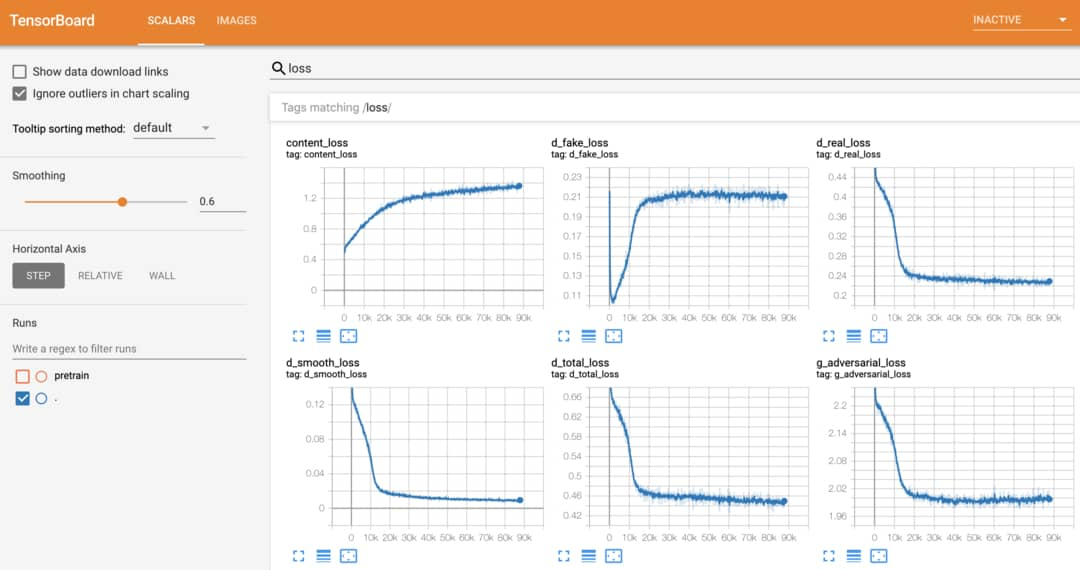
#> input picture images/tensorboard-metrics.jpg, 1080 x 570 px, given as the content of the folder ../images/tensorboard-metrics.jpg/trainB, which was not available
$ python smooth.py --path ../images/tensorboard-metrics.jpg
#> lines starting #> are read from the running program, lines starting #| are printed output that depends on the picture; after the words box and inside, x2 and y2 are one past the last pixel; in counts of white or black regions, pixels touching at a corner belong together; pictures that were not available may be replaced by others from this repository, and a replacement may not be noted
"""
credit to https://github.com/taki0112/CartoonGAN-Tensorflow/blob/master/edge_smooth.py
LICENSE for this script: https://github.com/taki0112/CartoonGAN-Tensorflow/blob/master/LICENSE
"""
import os
import numpy as np
import cv2
from glob import glob
from tqdm import tqdm


def make_edge_smooth(path):
#> called with path = '../images/tensorboard-metrics.jpg'
    file_list = glob(os.path.expanduser(os.path.join(path, 'trainB', '*')))
    save_dir = os.path.expanduser(os.path.join(path, 'trainB_smooth'))
    if not os.path.isdir(save_dir):
        os.makedirs(save_dir)

    kernel_size = 5
    kernel = np.ones((kernel_size, kernel_size), np.uint8)
    gauss = cv2.getGaussianKernel(kernel_size, 0)
    gauss = gauss * gauss.transpose(1, 0)

    for f in tqdm(file_list):
        file_name = os.path.basename(f)

        bgr_img = cv2.imread(f)
#> bgr_img is the input picture: shape (570, 1080, 3); mean B, G, R 230.1, 235.7, 242.8
        gray_img = cv2.imread(f, 0)
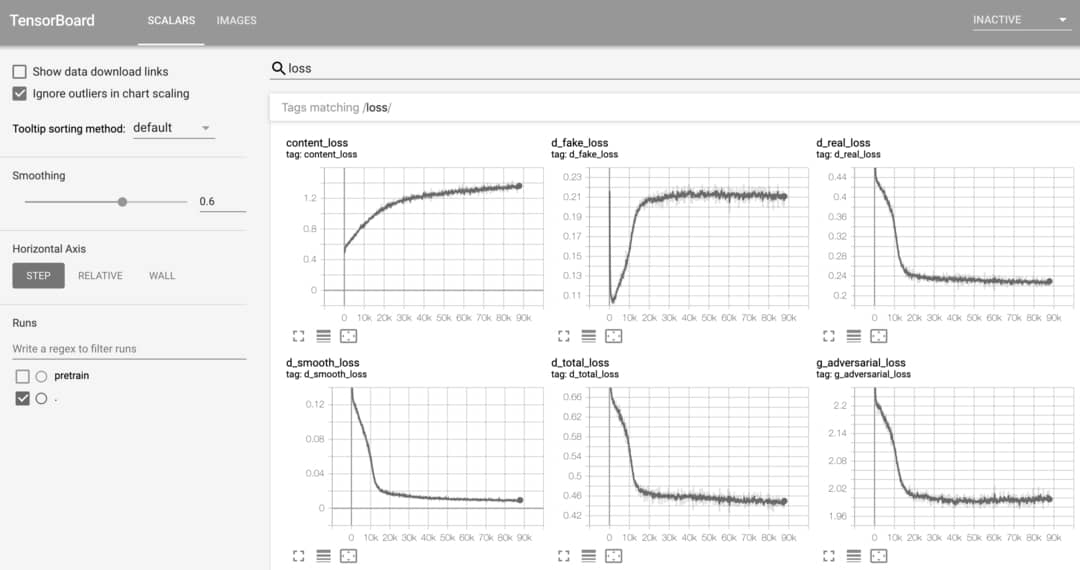
#> gray_img: shape (570, 1080); min 0, max 255, mean 237.3
        pad_img = np.pad(bgr_img, ((2, 2), (2, 2), (0, 0)), mode='reflect')
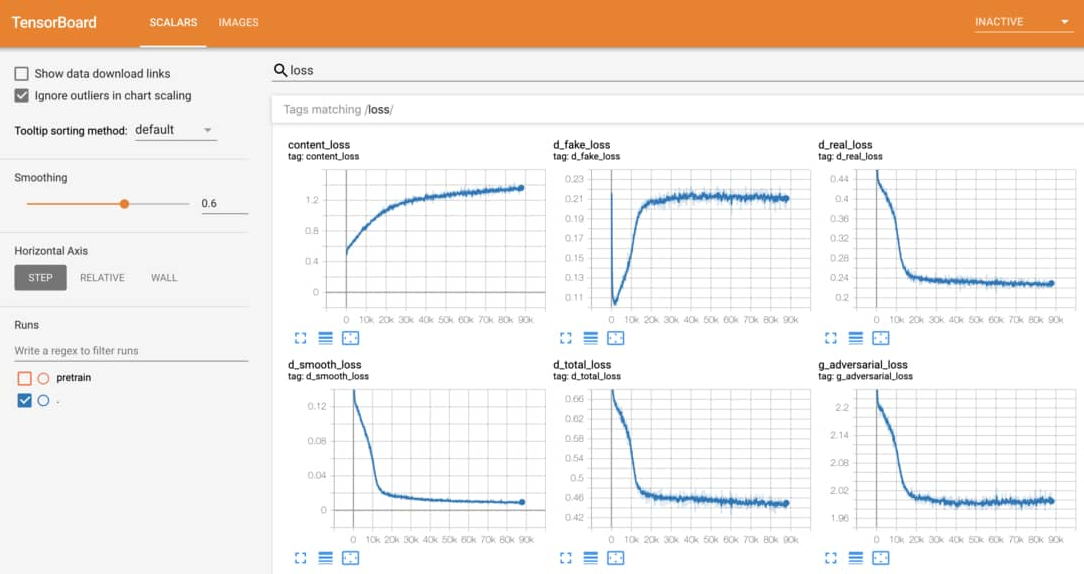
#> pad_img: shape (574, 1084, 3); mean B, G, R 229.6, 235.4, 242.8
        edges = cv2.Canny(gray_img, 100, 200)
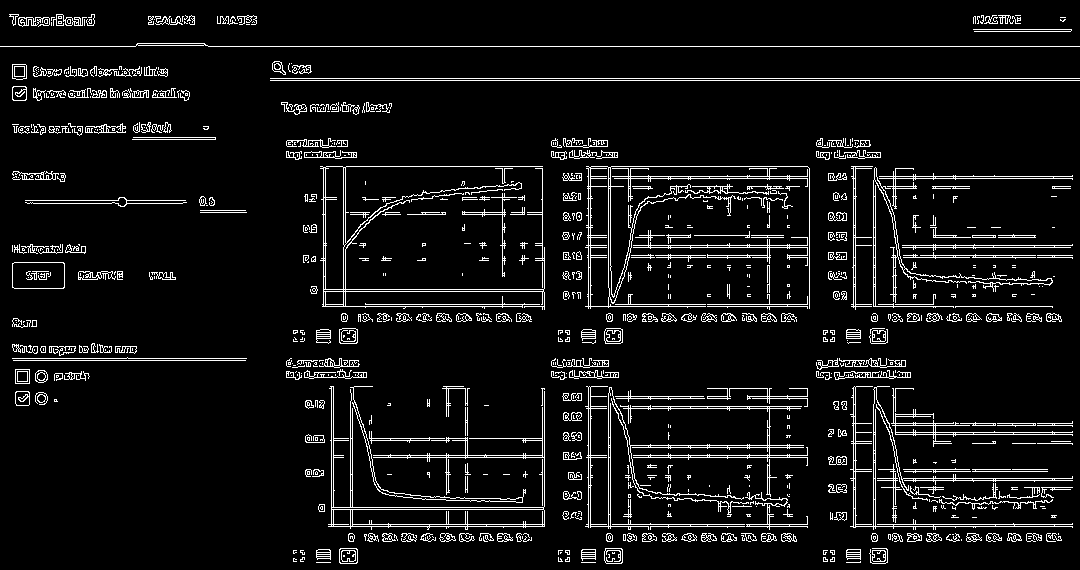
#> edges: shape (570, 1080); 7% white in thin lines or dots
        dilation = cv2.dilate(edges, kernel)
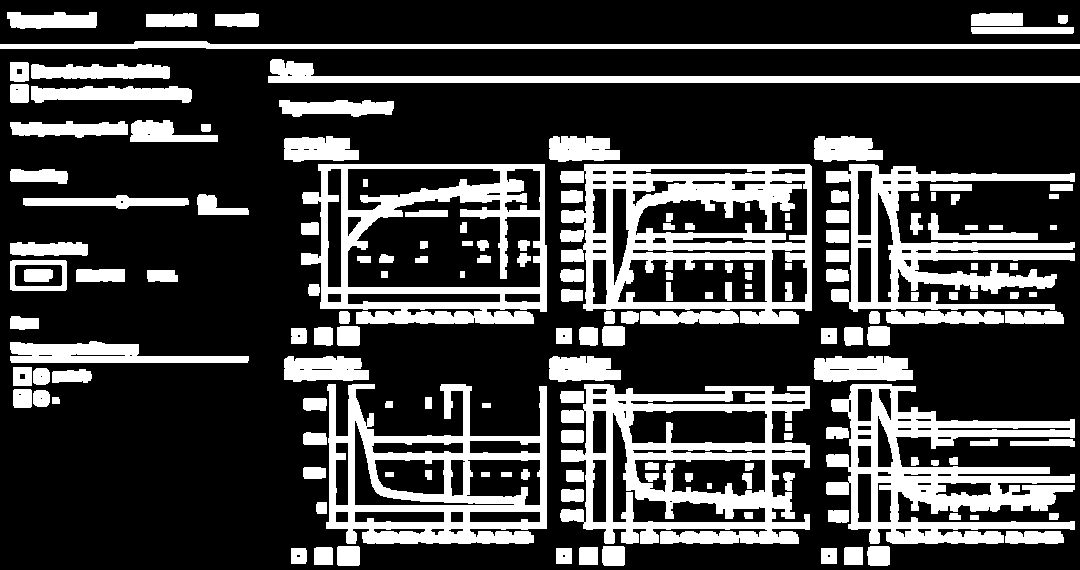
#> dilation: shape (570, 1080); 26.3% white; 165 white regions, largest, box (x1, y1, x2, y2) and area: (560, 164, 812, 324) 18314, (560, 384, 810, 544) 17942, (826, 384, 1075, 544) 16776

        gauss_img = np.copy(bgr_img)
        idx = np.where(dilation != 0)
#> idx = 161661 positions, rows 12 to 565, columns 0 to 1079
        for i in range(np.sum(dilation != 0)):
            gauss_img[idx[0][i], idx[1][i], 0] = np.sum(np.multiply(
                pad_img[idx[0][i]:idx[0][i] + kernel_size, idx[1][i]:idx[1][i] + kernel_size, 0],
                gauss))
            gauss_img[idx[0][i], idx[1][i], 1] = np.sum(np.multiply(
                pad_img[idx[0][i]:idx[0][i] + kernel_size, idx[1][i]:idx[1][i] + kernel_size, 1],
                gauss))
            gauss_img[idx[0][i], idx[1][i], 2] = np.sum(np.multiply(
                pad_img[idx[0][i]:idx[0][i] + kernel_size, idx[1][i]:idx[1][i] + kernel_size, 2],
                gauss))

        cv2.imwrite(os.path.join(save_dir, file_name), gauss_img)


def main(path):
    make_edge_smooth(path)


if __name__ == '__main__':
    import argparse
    parser = argparse.ArgumentParser()
    parser.add_argument("--path", type=str, help='path to your dataset')
    args = parser.parse_args()
    main(args.path)
